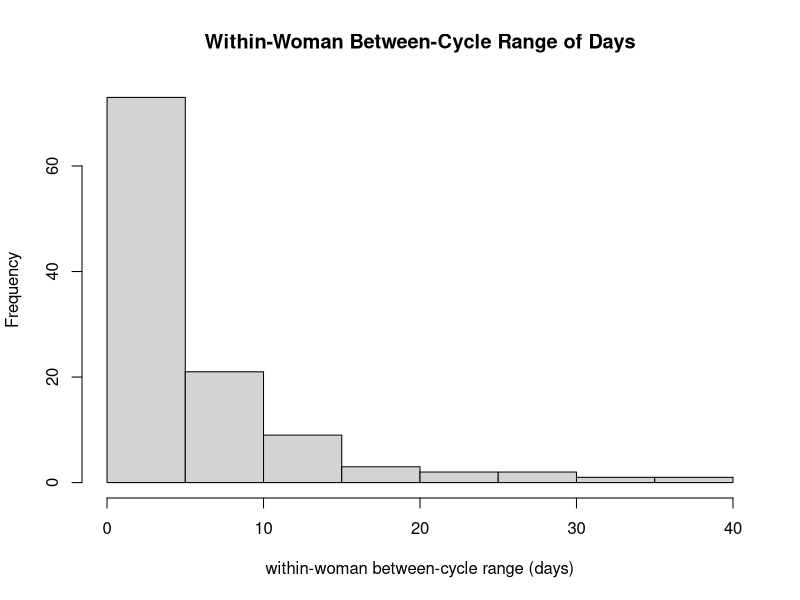
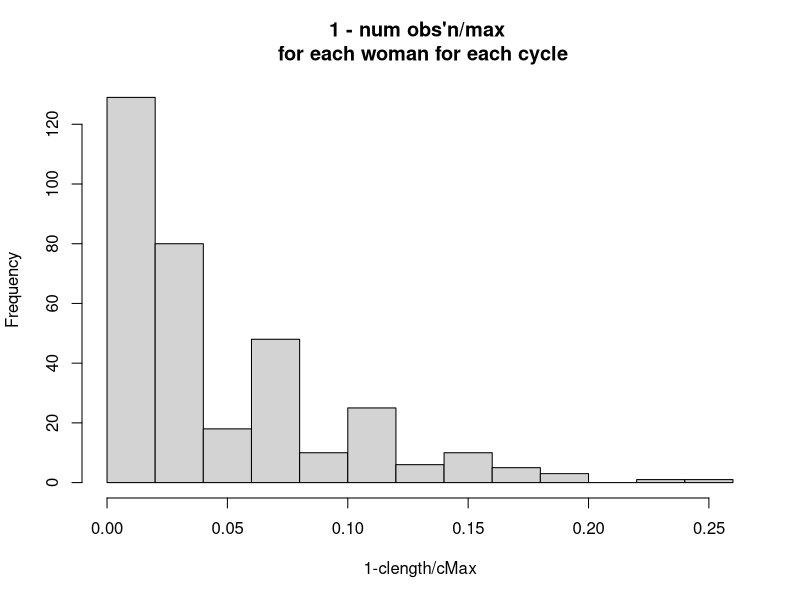

Recreate these plots in R, in order. (Note: this script raises an error after producing the figures.)
#=========================================================================
# Import dataset cycle
#=========================================================================
cycle <- read.csv("cycle.csv", header=TRUE, sep=",")
# drop the last two columns
cycle <- cycle[,1:3]

#-------------------------------------------------------------------
# Keep those subjects that have more than 10 obs'n per cycle

cycle <- cycle[which(cycle[,3] > 10),]

#-------------------------------------------------------------------
# Delete those subjects with less than 3 cycles

id <- unique(cycle[,1])
tol <- length(id) # 328 subjects

# find the number of cycles for each woman
num <- sapply(1:tol, function(v) return(nrow(cycle[which(cycle[,1] == id[v]),])))

# create a variable cycleTol documenting the number of cycles each woman has in record
cycleTol <- unlist(lapply(1:tol, function(v) return(rep(num[v], num[v]))))
cycle$cycleTol <- cycleTol

# Keep those subjs with > 2 cycles
cycle <- cycle[which(cycle[,4] > 2),]

#-------------------------------------------------------------------
# Delete those subjects that don't have consecutive cycles

idnew <- unique(cycle[,1])
tolnew <- length(idnew) # 204 subjects
# return true if the subject has concecutive cycles
concecutive <- sapply(1:tolnew, function(v) return(all(diff(cycle[which(cycle[,1] == idnew[v]), 2]) == 1)))

# create a dataset indicating whether subjects have concecutive cycles
concecutiveTemp <- cbind(idnew, concecutive)

# subject id that have at least 3 concecutive cycles, 116 subjects
cId <-  concecutiveTemp[which(concecutiveTemp[,2] == 1), 1] # concecutiveId
tolCon <- length(cId)

# Keep those that have at least 3 concecutive cycles
concecutivelist <- lapply(1:tolCon, function(v) return(subset(cycle, cycle[,1] == cId[v])))
concecutiveCycle <- do.call("rbind", concecutivelist)

#-------------------------------------------------------------------
# Keep first 3 cycles for subjects
# Subj. with 3 concecutive cycles

concecutiveCycle3 <- do.call("rbind", by(concecutiveCycle, concecutiveCycle[,1], head, n = 3))
cc3 <- concecutiveCycle3[,1:3] # concecutiveCycle3

#=========================================================================
# Add responses - import dataset after
#=========================================================================
after <- read.csv("after.csv", header=TRUE, sep=",")
after <- after[,1:5] # 31945 * 5

# Go through each row and determine if a value is zero
row_sub = apply(after, 1, function(row) all(row !=0 ))
# Subset as usual
after <- after[row_sub,] # 30084 * 5

# Merge datasets after and concecutiveCycle3 cc3
afterlist <- lapply(1:tolCon, function(v) return(after[which(after[,1] == cId[v]),][which(after[which(after[,1] == cId[v]),][,2] %in% cc3[which(cc3[,1] == cId[v]), 2]),]))
afterC <- do.call("rbind", afterlist) # 9921 * 5

#=========================================================================
# Add age and BMI into dataset afterC
#=========================================================================
ready_cycle <- read.csv("ready_cycle.csv", header=TRUE, sep=",")
ready_cycle <- ready_cycle[,c(1, 29, 31)] # 309 subjects

# merge with concecutiveId
rc <- subset(ready_cycle, ready_cycle[,1] %in% cId) # 113 subj.
rc <- rc[-which(rc[,1] == 156), 1:3] # 112 subj. 

# delete subj. that don't have age BMI data
temp <- cbind(cId, as.numeric(cId %in% ready_cycle[,1])) # 118, 335, 1019, 156
afterC <- subset(afterC, !(HSN4 %in% c(118, 156, 335, 1019))) # 9592 * 5

# find the number of cycles for each woman
fid <- rc[,1] # final id
fidlength <- length(fid)
numObs <- sapply(1:fidlength, function(v) return(nrow(afterC[which(afterC[,1] == fid[v]),])))

age <- sapply(1:fidlength, function(v) return(rep(rc[v,2], numObs[v])))
BMI <- sapply(1:fidlength, function(v) return(rep(rc[v,3], numObs[v])))

# Add age and BMI to afterC, 9592 * 7, 112 subjects
afterC$age <- unlist(age)
afterC$BMI <- unlist(BMI)

#=========================================================================
# Delete missing data
#=========================================================================

# subset afterC, those with 4 concecutive cycles
# fid_4c <- c(2, 4, 6, 9, 10, 11, 12, 14, 15, 16, 17, 20, 22, 25, 28, 30, 32, 34, 38, 39, 47, 60, 69, 81, 82, 89, 91, 92, 93, 99, 
#             103, 107, 108, 123, 126, 128, 134, 138, 143, 144, 150, 166, 168, 170, 171, 174, 192, 193, 194, 198, 
#             200, 201, 202, 210, 213, 217, 225, 234, 239, 251, 256, 274, 275, 284, 286, 287, 294, 
#             302, 316, 1004, 1010, 1022, 1039, 1040, 1053, 1057, 1066, 1071, 1074, 1083, 1094, 1098, 1104, 1127)
# 
# afterC <- subset(afterC, afterC[,1] %in% fid_4c) # 7112 * 10

# obtain index for subj id and cycle, obtain new cc3
cc3N <- subset(cc3, !(HSN4 %in% c(118, 156, 335, 1019))) # 9592 * 5

# cc3N <- subset(cc3, (HSN4 %in% fid_4c)) # 252*3

# cycleLength for each subj each cycle
# clength is the actual length of the cycle
# cMAx is the max of the nominal length
# e.g. a cycle is 1, 3, 5, 6, clength = 4, cMax = 6
clength <- sapply(1:dim(cc3N)[1], function(v) return(nrow(afterC[which(afterC[,1] == cc3N[v,1]),][which(afterC[which(afterC[,1] == cc3N[v,1]),][,2] == cc3N[v,2]),])))
cMax <- sapply(1:dim(cc3N)[1], function(v) return(max(afterC[which(afterC[,1] == cc3N[v,1]),][which(afterC[which(afterC[,1] == cc3N[v,1]),][,2] == cc3N[v,2]),3])))

# range of cycle lengths for each woman
cRange <- sapply(0:111, function(i) return(max(cMax[(1+3*i):(3+3*i)]) - min(cMax[(1+3*i):(3+3*i)])))

length(cRange[which(cRange == 1)]) # 7/112
length(cRange[which(cRange <= 5 & cRange > 1)]) # 66/112
length(cRange[which(cRange <= 10 & cRange > 5)]) # 21/112
length(cRange[which(cRange <= 20 & cRange > 10)]) # 106/112


hist(cRange, main = "Within-Woman Between-Cycle Range of Days", xlab = "within-woman between-cycle range (days)")

# missing data
temp <- 1-clength/cMax  # 112*3 = 336
hist(temp, main = "1 - num obs'n/max \n for each woman for each cycle", xlab = "1-clength/cMax")
length(temp[which(temp == 0)]) # 126
length(temp[which(temp <= 0.1)]) # 285


# Only keep those with less than or equal to 10 cRange, down to 94
cc3N$range <- rep(cRange, each = 3)
cc3N$missing <- temp
cc3N <- cc3N[cc3N[,4] <= 10,] 


#/---------------------------------------------
# testing for clength
# v <- 3
# a <- afterC[which(afterC[,1] == cc3N[v,1]),]
# nrow(a[which(a[,2]== cc3N[v,2]),])
# 
# max(a[which(a[,2]== cc3N[v,2]),3])
#----------------------------------------------/
#=========================================================================
# Final dataset
#=========================================================================

#-----------------------------------------------------------
# Subset afterC according to the final woman id
fid_4c <- unique(cc3N[,1]) # final id
afterC <- subset(afterC, afterC[,1] %in% fid_4c) 


#/-----------------------------------------------------------
# add standday

# new cMax clength, it's after the trimming for 94 women
cMax <- sapply(1:dim(cc3N)[1], function(v) return(max(afterC[which(afterC[,1] == cc3N[v,1]),][which(afterC[which(afterC[,1] == cc3N[v,1]),][,2] == cc3N[v,2]),3])))
clength <- sapply(1:dim(cc3N)[1], function(v) return(nrow(afterC[which(afterC[,1] == cc3N[v,1]),][which(afterC[which(afterC[,1] == cc3N[v,1]),][,2] == cc3N[v,2]),])))

afterC$cycleMax <- unlist(sapply(1:(length(fid_4c)*3), function(v) return(rep(cMax[v], clength[v])))) 
afterC$standard <- afterC$DAY*28/afterC$cycleMax
afterC$standday <- round(afterC$standard)

# update standday
# afterC$day <- afterC$standday + 28*(afterC$CYCLE-1)

#-----------------------------------------------------------
# change cycle index 
afterC[,2] <- unlist(sapply(1:length(fid_4c), function(v) return(c(rep(1, clength[1+3*(v-1)]), rep(2, clength[2+3*(v-1)]), rep(3, clength[3+3*(v-1)])))))


#-----------------------------------------------------------
# add womanid
numObs <- sapply(1:length(fid_4c), function(v) return(nrow(afterC[which(afterC[,1] == fid_4c[v]),])))
womanid <- sapply(1:length(fid_4c), function(v) return(rep(v, numObs[v])))
afterC$womanid <- unlist(womanid)

# final data set that has 3 concecutive cycles with age and BMI.
# 112 subj. in total, 9592*6
# delete cycleLength and HSN4

# data <- afterC[,-c(1:3,8,9)]
# data <- data[,c(6,5,1:4)]

# data_3c <- afterC[,c(12,2,11,4:7)]

#-----------------------------------------------------------
# final dataset
data_3c <- subset(afterC, select = c(womanid, CYCLE, standday, adjpdg2, adje1c2, age, BMI, day))


write.table(data_3c, "data_3cycle.txt", sep="\t", row.names=F)

#=========================================================================
# data with 3 concecutive cycles

# # add womanid
# womanid <- sapply(1:fidlength, function(v) return(rep(v, numObs[v])))
# afterC$womanid <- unlist(womanid)
# 
# # Export afterC for reference
# write.table(afterC, "raw_3cData.txt", sep="\t", row.names=F)
# 
# # final data set that has 3 concecutive cycles with age and BMI.
# # 112 subj. in total, 9592*6
# # delete cycleLength and HSN4
# data <- afterC[,-c(1,3,8,9)]
# data <- data[,c(7,1,6,2:5)]
# 
# data[,2] <- unlist(sapply(1:fidlength, function(v) return(c(rep(1, clength[1+3*(v-1)]), rep(2, clength[2+3*(v-1)]), rep(3, clength[3+3*(v-1)])))))
# 
# # Export data to txt file
# write.table(data, "data_3concecutive.txt", sep="\t", row.names=F)


